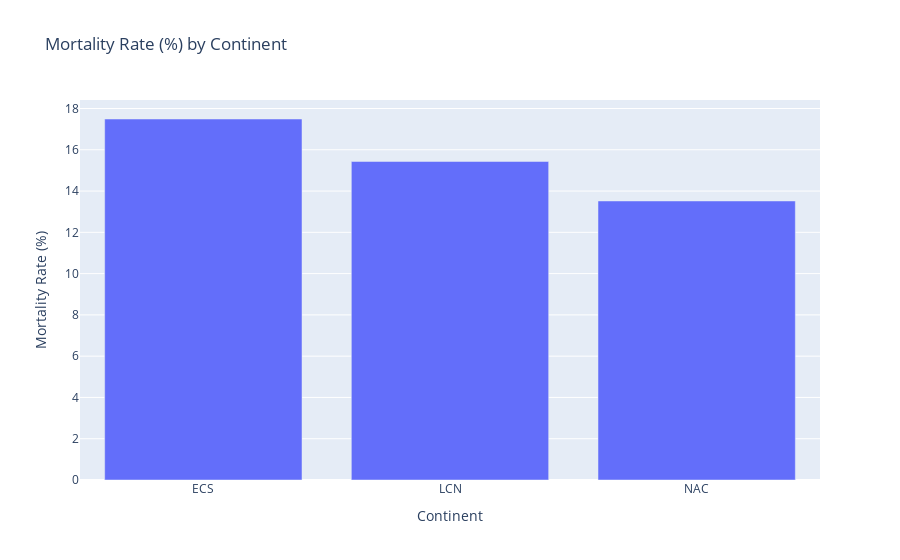

Notebook code cell kept with this figure:
### Code cell
fig = px.bar(clean_wb_data, x = clean_wb_data.country_code, y = clean_wb_data.mortality_rate,
             labels = {'country_code': 'Continent',
                       'mortality_rate': 'Mortality Rate (%)'},
             title='Mortality Rate (%) by Continent'
            )
fig.show()

### Figure 1 — Plotly figure (JSON) as saved in the notebook; plotly's stock layout.template omitted (floating-point values rounded to 4 significant figures)
{"data": [{"alignmentgroup": "True", "hovertemplate": "Continent=%{x}<br>Mortality Rate (%)=%{y}<extra></extra>", "legendgroup": "", "marker": {"color": "#636efa", "pattern": {"shape": ""}}, "name": "", "offsetgroup": "", "orientation": "v", "showlegend": false, "textposition": "auto", "type": "bar", "x": ["ECS", "LCN", "NAC"], "xaxis": "x", "y": [17.49, 15.43, 13.52], "yaxis": "y"}], "layout": {"autosize": true, "barmode": "relative", "legend": {"tracegroupgap": 0}, "title": {"text": "Mortality Rate (%) by Continent"}, "xaxis": {"anchor": "y", "autorange": true, "domain": [0, 1], "range": [-0.5, 2.5], "title": {"text": "Continent"}, "type": "category"}, "yaxis": {"anchor": "x", "autorange": true, "domain": [0, 1], "range": [0, 18.41], "title": {"text": "Mortality Rate (%)"}, "type": "linear"}}}
